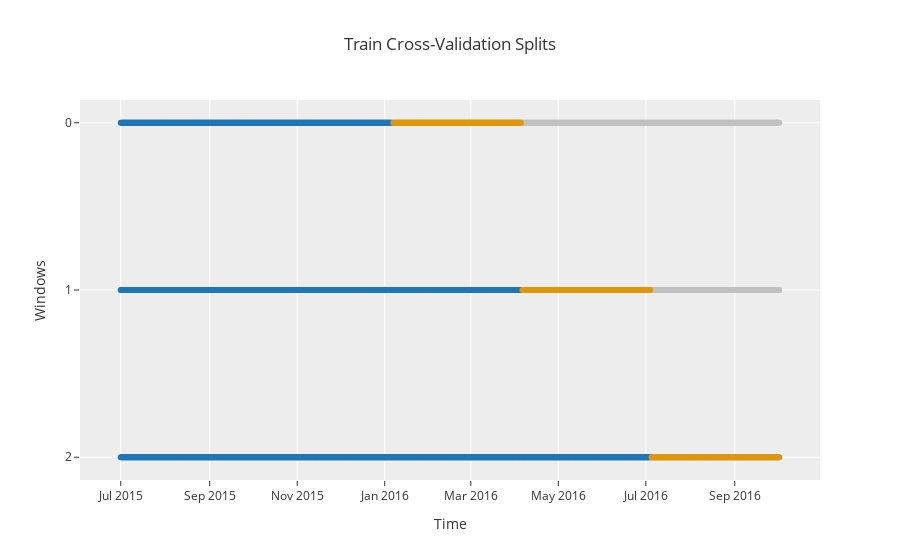

Notebook source saved alongside this figure:
### Code cell
# cross-validation plot
plot_model(plot = 'cv')
